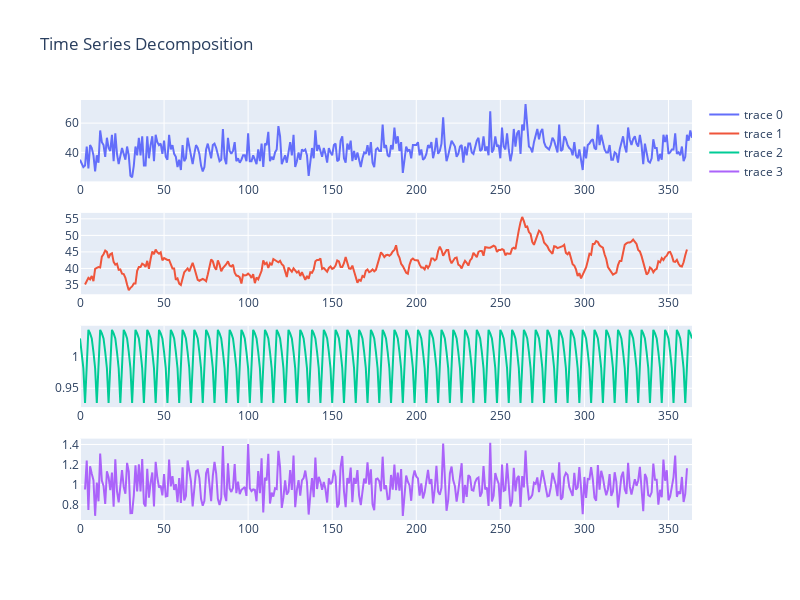

Notebook source saved alongside this figure:
### Markdown cell above
## Plot decomposition

### Code cell
plot_time_series(df, cols="Births", decompose=True, viz_backend="plotly"  )
plt.show()

### Figure 1 — Plotly figure (JSON) as saved in the notebook; plotly's stock layout.template omitted (floating-point values rounded to 4 significant figures; data arrays with more than 128 entries replaced by an {"elided": "..."} marker saying what was removed)
{"data": [{"type": "scatter", "xaxis": "x", "y": {"elided": "365 int values"}, "yaxis": "y"}, {"type": "scatter", "xaxis": "x2", "y": {"elided": "365 float values"}, "yaxis": "y2"}, {"type": "scatter", "xaxis": "x3", "y": {"elided": "365 float values"}, "yaxis": "y3"}, {"type": "scatter", "xaxis": "x4", "y": {"elided": "365 float values"}, "yaxis": "y4"}], "layout": {"height": 600, "title": {"text": "Time Series Decomposition"}, "width": 800, "xaxis": {"anchor": "y", "autorange": true, "domain": [0, 1], "range": [0, 364]}, "xaxis2": {"anchor": "y2", "autorange": true, "domain": [0, 1], "range": [0, 364]}, "xaxis3": {"anchor": "y3", "autorange": true, "domain": [0, 1], "range": [0, 364]}, "xaxis4": {"anchor": "y4", "autorange": true, "domain": [0, 1], "range": [0, 364]}, "yaxis": {"anchor": "x", "autorange": true, "domain": [0.8063, 1], "range": [20.22, 75.78], "type": "linear"}, "yaxis2": {"anchor": "x2", "autorange": true, "domain": [0.5375, 0.7312], "range": [32.2, 56.8], "type": "linear"}, "yaxis3": {"anchor": "x3", "autorange": true, "domain": [0.2687, 0.4625], "range": [0.9203, 1.048], "type": "linear"}, "yaxis4": {"anchor": "x4", "autorange": true, "domain": [0, 0.1938], "range": [0.6486, 1.458], "type": "linear"}}}
